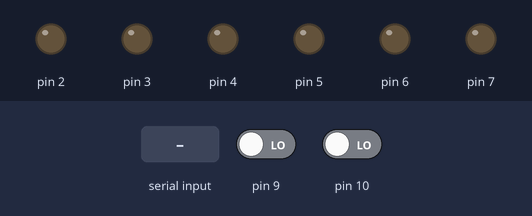
A sketch run on a simulated Arduino Uno, built with avr-gcc and run on an emulated ATmega328P. On the bench: output pins drawn as LEDs (lit = HIGH). The test bench sets the inputs (shaded band); at power-on: pin 9 LOW, pin 10 LOW. What the sketch prints to the serial monitor is not drawn.

Above: at 1.2 s.
1.3 s: "90,45\n" received over Serial
At 3.4 s:
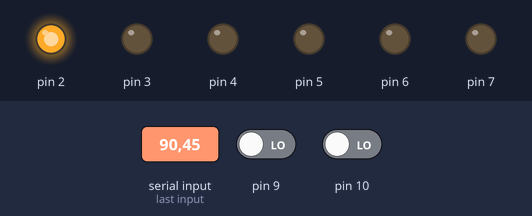
3.8 s: "1\n" received over Serial
At 5.2 s:
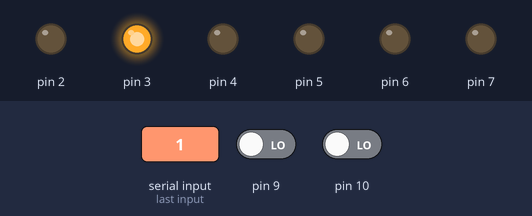
6.3 s: "5\n" received over Serial
At 8.3 s:
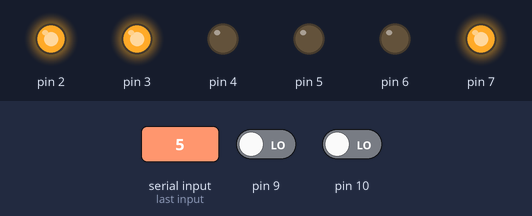
8.8 s: "1\n" received over Serial
At 10.2 s:
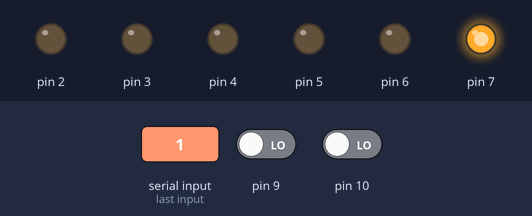
11.3 s: "30,150\n" received over Serial
At 13.5 s:
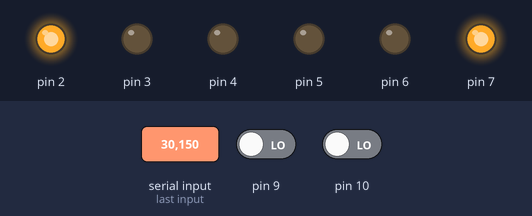
13.8 s: "90\n" received over Serial
At 15.3 s:
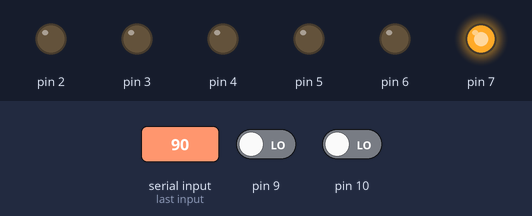
Timing chart, 0 to 16.8 s (numbered marks = the images above; inputs shaded):
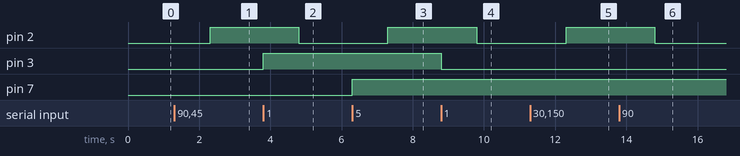

The sketch:

Home_Automation.ino
```cpp
#include<LiquidCrystal.h>

LiquidCrystal lcd(A0,A1,A2,A3,A4,A5);

void setup() {
  // put your setup code here, to run once:
Serial.begin(9600);

for(int i = 2;i<=7;i++){
  pinMode(i,OUTPUT);
}
pinMode(9,INPUT);
pinMode(10,INPUT);
}

int i,state = 0;
int high9 = 0,high10 = 0;

void loop() {
  // put your main code here, to run repeatedly:
 if(Serial.available()>0){

  i  = Serial.parseInt();

  changeState(i);
 }
 if(digitalRead(9)==1 && high9 ==0){
  Serial.print(91);
  high9 = 1;
 }
 else if(digitalRead(9)==0 && high9 == 1){
  Serial.print(90);
  high9 = 0;
 }
 else if(digitalRead(10)==1 && high10 ==0){
  Serial.print(101);
  high10 = 1;
 }
 else if(digitalRead(10)==0 && high10 == 1){
  Serial.print(100);
  high10 = 0;
 }
}
void changeState(int i){
  state = digitalRead(i+2);
    digitalWrite(i+2,!state);
    Serial.print(12);
}
```

Measured:
- after the input at 1.3 s, pin 2: LOW → HIGH after 1.0 s
- after the input at 3.8 s, pin 2: HIGH → LOW after 1.0 s; pin 3: LOW → HIGH at once
- after the input at 6.3 s, pin 2: LOW → HIGH after 1.0 s; pin 7: LOW → HIGH at once
- after the input at 8.8 s, pin 2: HIGH → LOW after 1.0 s; pin 3: HIGH → LOW at once
- after the input at 11.3 s, pin 2: LOW → HIGH after 1.0 s
- after the input at 13.8 s, pin 2: HIGH → LOW after 1.0 s
